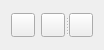
<?xml version="1.0" encoding="UTF-8"?>
<ui version="4.0">
 <class>ReviewToolbar</class>
 <widget class="QWidget" name="ReviewToolbar">
  <property name="geometry">
   <rect>
    <x>0</x>
    <y>0</y>
    <width>101</width>
    <height>50</height>
   </rect>
  </property>
  <property name="sizePolicy">
   <sizepolicy hsizetype="Preferred" vsizetype="MinimumExpanding">
    <horstretch>0</horstretch>
    <verstretch>0</verstretch>
   </sizepolicy>
  </property>
  <property name="minimumSize">
   <size>
    <width>0</width>
    <height>24</height>
   </size>
  </property>
  <property name="maximumSize">
   <size>
    <width>101</width>
    <height>50</height>
   </size>
  </property>
  <property name="windowTitle">
   <string>Form</string>
  </property>
  <property name="toolTip">
   <string/>
  </property>
  <layout class="QGridLayout" name="gridLayout">
   <item row="0" column="0">
    <widget class="QPushButton" name="centerPointPushButton">
     <property name="sizePolicy">
      <sizepolicy hsizetype="Fixed" vsizetype="Fixed">
       <horstretch>0</horstretch>
       <verstretch>0</verstretch>
      </sizepolicy>
     </property>
     <property name="minimumSize">
      <size>
       <width>24</width>
       <height>24</height>
      </size>
     </property>
     <property name="maximumSize">
      <size>
       <width>24</width>
       <height>24</height>
      </size>
     </property>
     <property name="toolTip">
      <string>Inspect Features Tool</string>
     </property>
     <property name="text">
      <string/>
     </property>
     <property name="icon">
      <iconset resource="../../../../resources.qrc">
       <normaloff>:/plugins/DsgTools/icons/layer-landcover-24.png</normaloff>:/plugins/DsgTools/icons/layer-landcover-24.png</iconset>
     </property>
     <property name="iconSize">
      <size>
       <width>16</width>
       <height>16</height>
      </size>
     </property>
     <property name="checkable">
      <bool>true</bool>
     </property>
    </widget>
   </item>
   <item row="0" column="1">
    <widget class="QSplitter" name="splitter">
     <property name="orientation">
      <enum>Qt::Horizontal</enum>
     </property>
     <widget class="QPushButton" name="configPushButton">
      <property name="sizePolicy">
       <sizepolicy hsizetype="Fixed" vsizetype="Fixed">
        <horstretch>0</horstretch>
        <verstretch>0</verstretch>
       </sizepolicy>
      </property>
      <property name="minimumSize">
       <size>
        <width>0</width>
        <height>24</height>
       </size>
      </property>
      <property name="maximumSize">
       <size>
        <width>24</width>
        <height>24</height>
       </size>
      </property>
      <property name="text">
       <string/>
      </property>
      <property name="icon">
       <iconset resource="../../../../resources.qrc">
        <normaloff>:/plugins/DsgTools/icons/config.png</normaloff>:/plugins/DsgTools/icons/config.png</iconset>
      </property>
      <property name="iconSize">
       <size>
        <width>16</width>
        <height>16</height>
       </size>
      </property>
     </widget>
     <widget class="QPushButton" name="runPushButton">
      <property name="sizePolicy">
       <sizepolicy hsizetype="Fixed" vsizetype="Fixed">
        <horstretch>0</horstretch>
        <verstretch>0</verstretch>
       </sizepolicy>
      </property>
      <property name="minimumSize">
       <size>
        <width>0</width>
        <height>24</height>
       </size>
      </property>
      <property name="maximumSize">
       <size>
        <width>24</width>
        <height>24</height>
       </size>
      </property>
      <property name="text">
       <string/>
      </property>
      <property name="icon">
       <iconset resource="../../../../resources.qrc">
        <normaloff>:/plugins/DsgTools/icons/centroid.png</normaloff>:/plugins/DsgTools/icons/centroid.png</iconset>
      </property>
      <property name="iconSize">
       <size>
        <width>16</width>
        <height>16</height>
       </size>
      </property>
      <property name="checkable">
       <bool>true</bool>
      </property>
     </widget>
    </widget>
   </item>
  </layout>
 </widget>
 <resources>
  <include location="../../../../resources.qrc"/>
 </resources>
 <connections/>
</ui>
